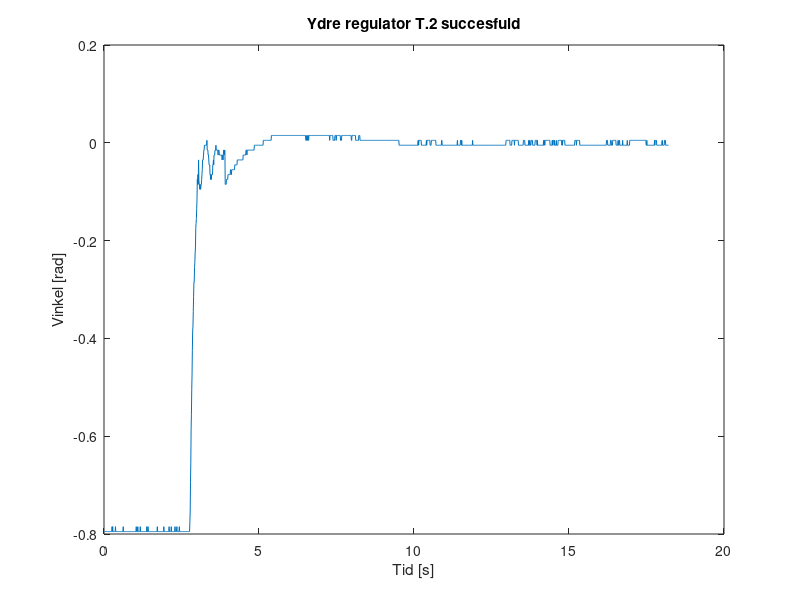

The MATLAB source for this figure: (Note: this script raises an error after producing the figure.)
%Der er 10 ms mellem hver sampling
clc
clear all
close all

load('dataYdre.mat');


n = 9896;
for i = 1:n
    tid(i) = 0.01 * i;
end

for i=1:9894
    dataFilt(i+2)=(dataYdre(i,1)+dataYdre(i+1,1)+dataYdre(i+2,1))/3;
end

plot(tid,dataFilt);
 a=sprintf('Ydre regulator T.2');
    title(a)
    ylabel("Vinkel [rad]");
    xlabel("Tid [s]");

    dataSucces=dataYdre(23:1843);

 n2 = length(dataSucces);   
for i = 1:n2
    tid2(i) = 0.01 * i;
end




plot(tid2,dataSucces-0.005);
a=sprintf('Ydre regulator T.2 succesfuld');
title(a)
ylabel("Vinkel [rad]");
xlabel("Tid [s]");
yline(0.0175);
yline(-0.0175);

%%


for i = 1:10
    for ii=1:1998
        dataFilt(ii+2,i)=(data(ii,i)+data(ii+1,i)+data(ii+2,i))/3;
    end
end


temp = zeros(10);


for i=1:10
    for ii=1001:2000
        temp(i) = temp(i) + dataFilt(ii,i);
    end
end

offset = temp/1000;

for i=1:10
    figure(i);
    plot(tid,dataFilt(:,i)-offset(i));
    a=sprintf('Kaskade regulator T.2 hop %d',i);
    title(a)
    ylabel("Vinkel [rad]");
    xlabel("Tid [s]");
    yline(0.0175);
    yline(-0.0175);
end




